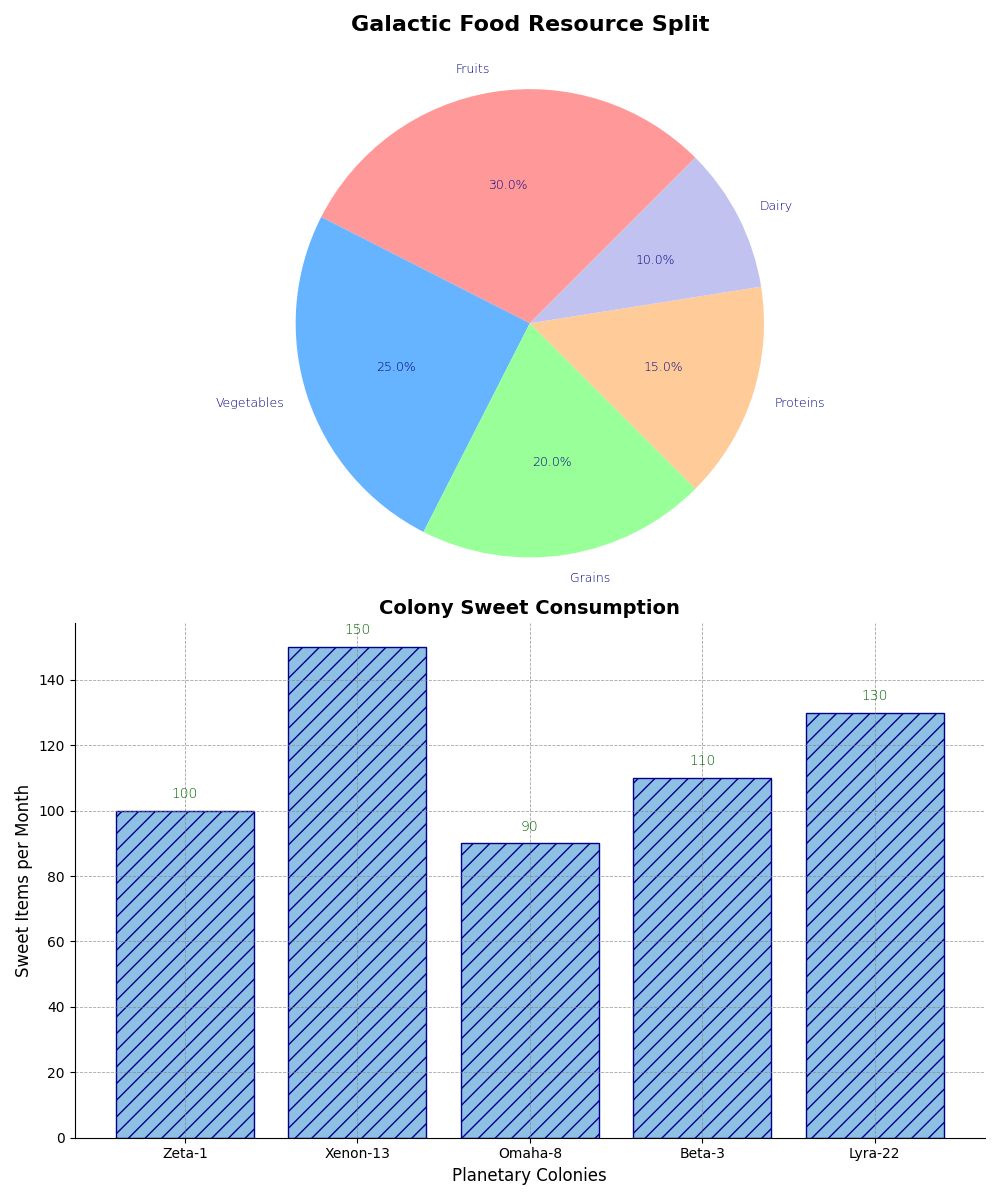

This figure's Python source:
import matplotlib.pyplot as plt

labels_food = ['Fruits', 'Vegetables', 'Grains', 'Proteins', 'Dairy']
production_sizes = [30, 25, 20, 15, 10]
colors_food = ['#FF9999', '#66B3FF', '#99FF99', '#FFCC99', '#C2C2F0']

colonies = ["Zeta-1", "Xenon-13", "Omaha-8", "Beta-3", "Lyra-22"]
sweet_consumption = [100, 150, 90, 110, 130]

fig, ax = plt.subplots(2, 1, figsize=(10, 12))

ax[0].pie(
    production_sizes, 
    labels=labels_food, 
    autopct='%1.1f%%', 
    startangle=45,  
    colors=colors_food, 
    textprops=dict(color="navy", fontsize=9, weight='light')
)
ax[0].set_title('Galactic Food Resource Split', fontsize=16, fontweight='bold', pad=25)
ax[0].axis('equal')

ax[1].bar(colonies, sweet_consumption, color='#8EC0E4', edgecolor='darkblue', hatch='//')
ax[1].set_title('Colony Sweet Consumption', fontsize=14, fontweight='bold')
ax[1].set_ylabel('Sweet Items per Month', fontsize=12)
ax[1].set_xlabel('Planetary Colonies', fontsize=12)

for i, value in enumerate(sweet_consumption):
    ax[1].text(i, value + 3, str(value), ha='center', va='bottom', fontweight='light', fontsize=10, color='darkgreen')

ax[1].grid(True, linestyle='--', linewidth=0.6, color='grey', alpha=0.7)
ax[1].spines['top'].set_visible(False)
ax[1].spines['right'].set_visible(False)

plt.tight_layout()
plt.show()
